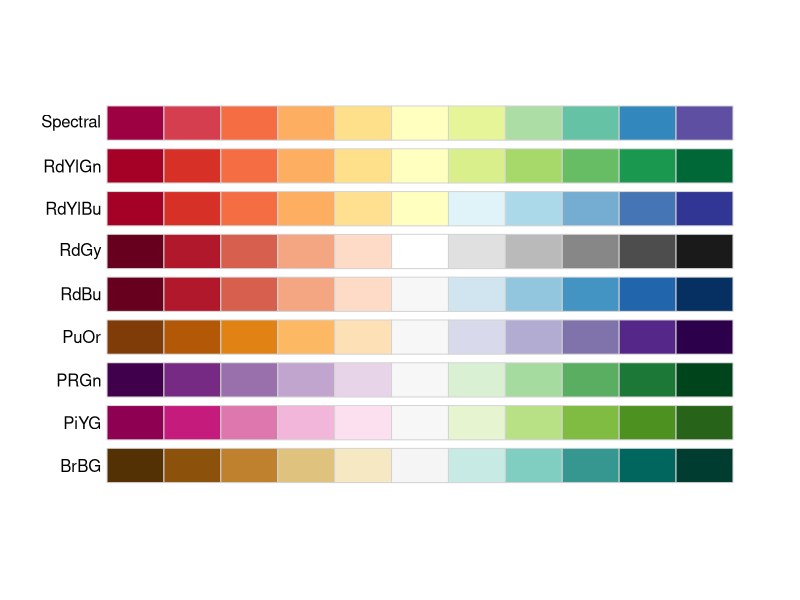
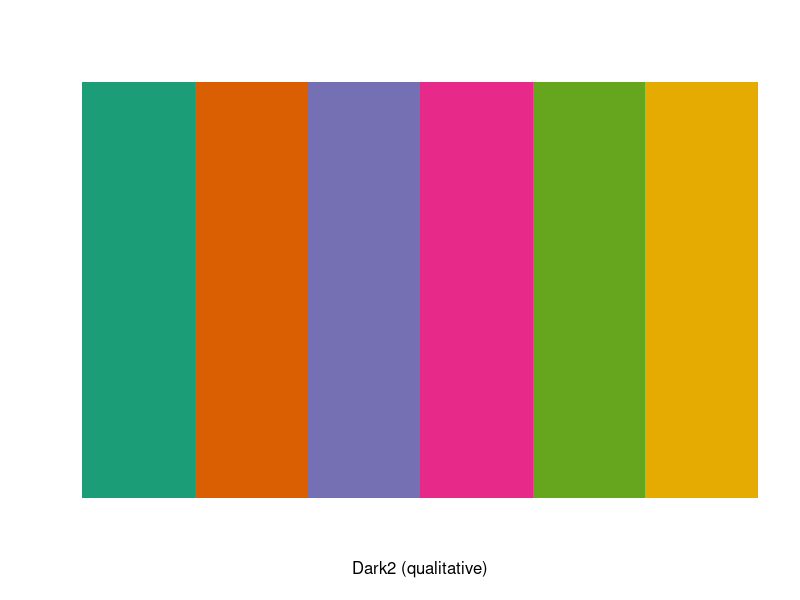
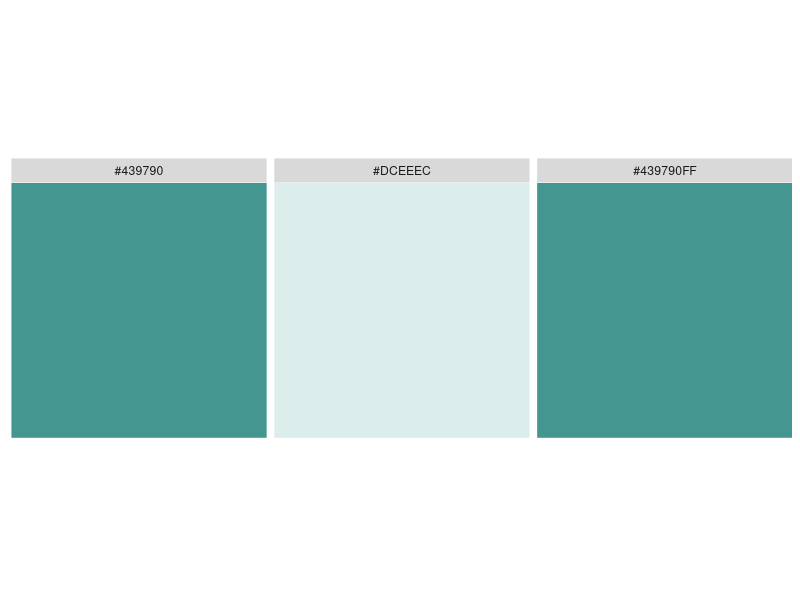
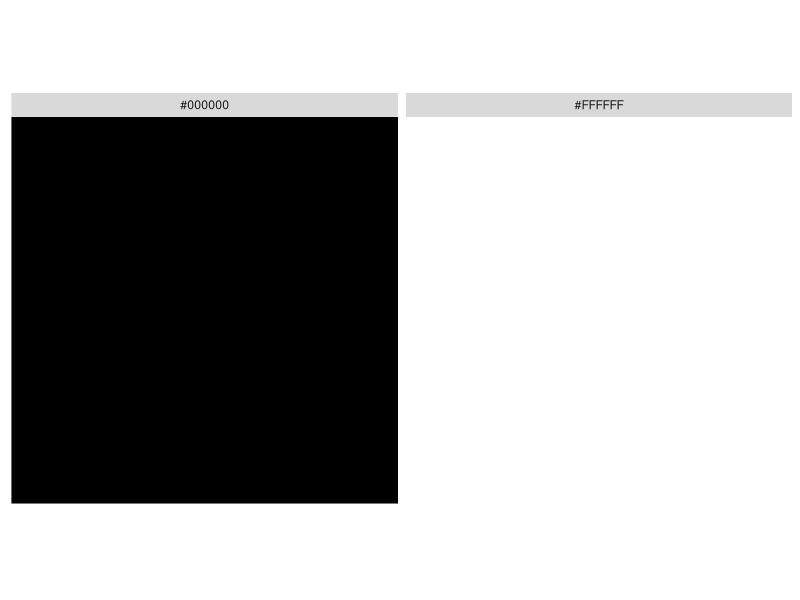
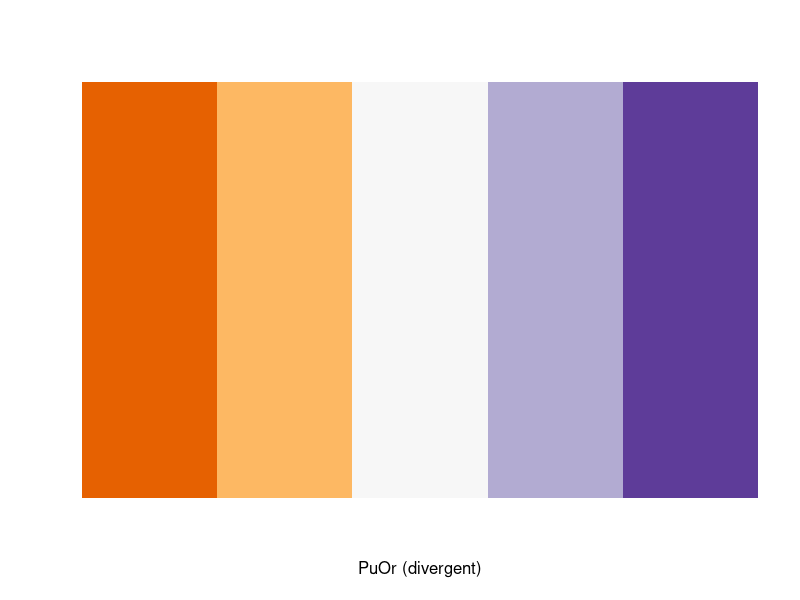
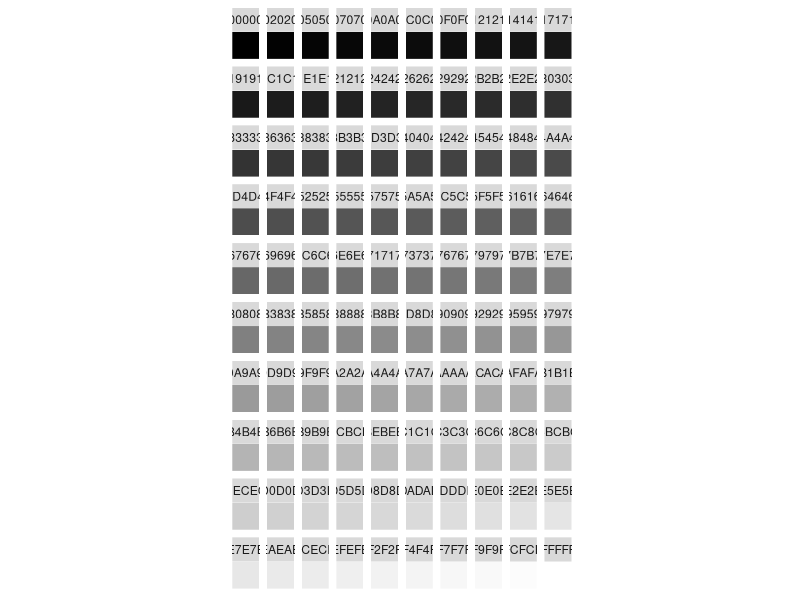
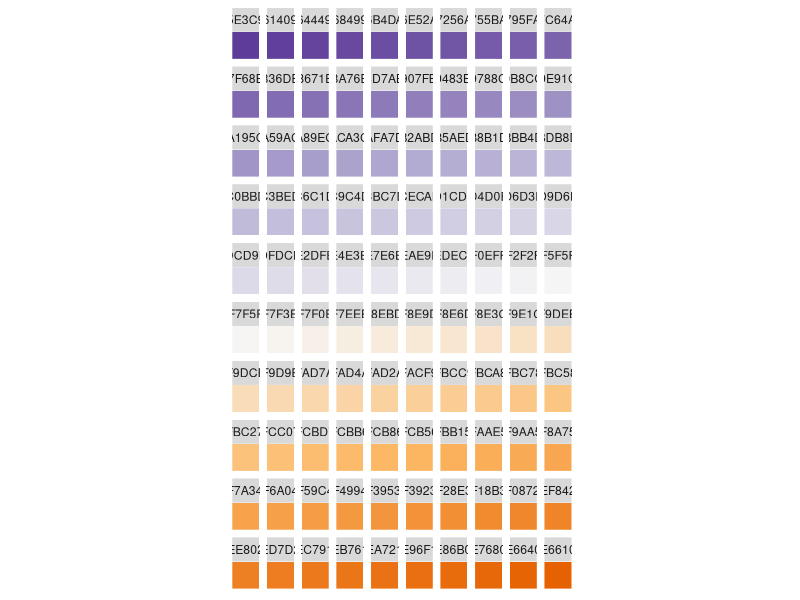
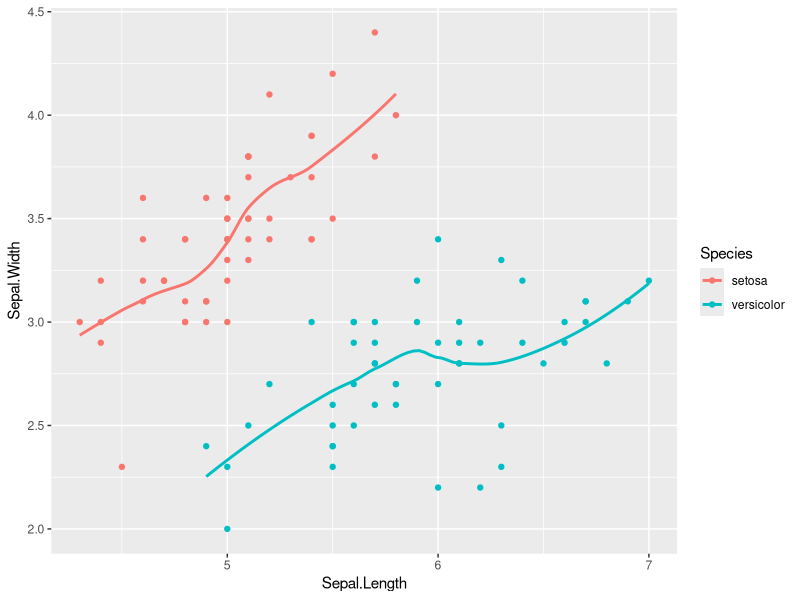

Write R code to recreate these figures, in order.
# Intro to ggplot2
# Rick Scavetta
# 24.06.2022
# DVwR-2206-IMPRS-LS-01

# packages
library(tidyverse)
library(RColorBrewer) # https://colorbrewer2.org/

# Looking at colours
display.brewer.all(type = "div")
display.brewer.pal(6, "Dark2")
brewer.pal(6, "Dark2")

# What is "#1B9E77"?
# This is a hexidecimal number (base-16)
# "#RRGGBB"
256 * 256 * 256 # ca 16.8 million colours

# base 10:
# 1-digit: 0-9 (10^1 = 10)
# 2-digits 00-99 (10^2 = 100)

# base 16:
# 1-digit: 0-9A-F (16^1 = 16)
# 2-digits 00-FF (16^2 = 256)

# "#RRGGBBAA" Alpha

myCol <- brewer.pal(6, "Dark2")
munsell::plot_hex(c("#439790", "#DCEEEC", 
                    "#439790FF")) # We can use the last two positions for transparency



munsell::plot_hex(c("#000000", "#FFFFFF"))

# Making colour gradients, e.g. in pheatmap::pheatmap():
rev(brewer.pal(5, "PuOr"))
display.brewer.pal(5, "PuOr")
class(mean)
myFun <- function(x) {
  x*2
}
myFun(2)

myPal <- colorRampPalette(c("#000000", "#FFFFFF"))
munsell::plot_hex(myPal(100))

myDiv <- colorRampPalette(rev(brewer.pal(5, "PuOr")))
myDiv(100)
munsell::plot_hex(myDiv(100))

# Plotting with ggplot2: Basic scatter plot
# Layer 1 - data
iris
# Layer 2 - Aesthetic mappings (x, y, color)
# Layer 3 - Geoms (?)

# What's the purpose of using a forward pipe operator (%>%)?
iris %>% 
  filter(Species != "virginica") %>% 
  ggplot(aes(Sepal.Length, Sepal.Width, color = Species)) +
  geom_point() +
  geom_smooth(se = FALSE)

# Without using the forward pipe operator?
ggplot(iris, aes(Sepal.Length, Sepal.Width, color = Species)) +
  geom_point()

# don't make an object unless you have a reason to do so
# e.g. if you want to resuse some layers over and over:
p <- ggplot(iris, aes(x = Sepal.Length, y = Sepal.Width)) 

p

p +
  geom_point(aes(color = Species))

p +
  geom_point(aes(shape = Species))

# If you specify aesthetics inside a geom function, 
# then they only apply to that layer
p +
  geom_point(aes(color = Species)) +
  geom_smooth(se = FALSE)


# Basic scatter plot w color
ggplot(iris, aes(Sepal.Length, Sepal.Width, color = Species)) +
  geom_point()

# Main problem with using points: OVER-PLOTTING!!
# Causes
## 1 - Low-precision data (here, measured to 1 decimal place)
## 2 - Integer data (x +/ y may be integers)
## 3 - High-density data (GOLD Graphics of Large Data)
## 4 - Categorical x (or y)

# Solutions
## 








